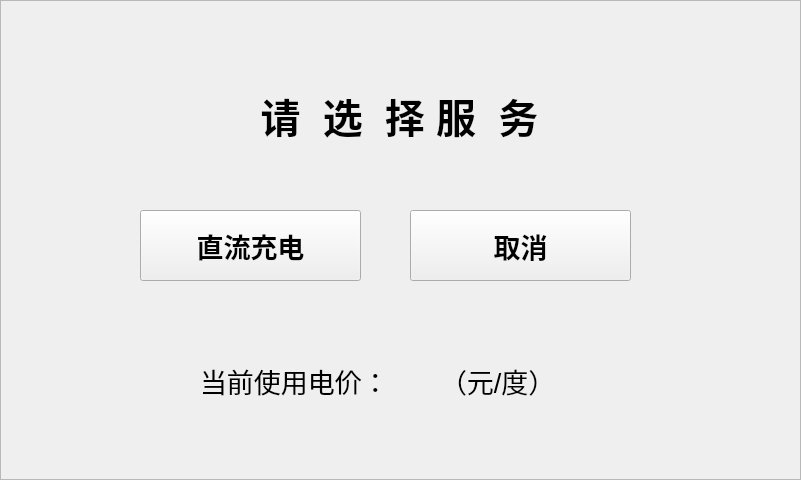
<?xml version="1.0" encoding="UTF-8"?>
<ui version="4.0">
 <class>p24_service_choose_dialog</class>
 <widget class="QDialog" name="p24_service_choose_dialog">
  <property name="geometry">
   <rect>
    <x>0</x>
    <y>0</y>
    <width>801</width>
    <height>480</height>
   </rect>
  </property>
  <property name="windowTitle">
   <string>Dialog</string>
  </property>
  <widget class="QFrame" name="frame_service">
   <property name="geometry">
    <rect>
     <x>0</x>
     <y>0</y>
     <width>801</width>
     <height>480</height>
    </rect>
   </property>
   <property name="styleSheet">
    <string notr="true">background-image: url(:/new/prefix/pic_resource/interface/interface_05.png);</string>
   </property>
   <property name="frameShape">
    <enum>QFrame::StyledPanel</enum>
   </property>
   <property name="frameShadow">
    <enum>QFrame::Raised</enum>
   </property>
   <widget class="QLabel" name="label_title">
    <property name="geometry">
     <rect>
      <x>80</x>
      <y>90</y>
      <width>661</width>
      <height>51</height>
     </rect>
    </property>
    <property name="font">
     <font>
      <family>Ubuntu</family>
      <pointsize>30</pointsize>
      <weight>75</weight>
      <italic>false</italic>
      <bold>true</bold>
      <kerning>true</kerning>
     </font>
    </property>
    <property name="styleSheet">
     <string notr="true">background-image: url(:/background/qrc/background/mainlab_phonenum.png);</string>
    </property>
    <property name="text">
     <string>请  选  择 服  务  </string>
    </property>
    <property name="alignment">
     <set>Qt::AlignCenter</set>
    </property>
   </widget>
   <widget class="QPushButton" name="pbtn_charge">
    <property name="geometry">
     <rect>
      <x>140</x>
      <y>210</y>
      <width>221</width>
      <height>71</height>
     </rect>
    </property>
    <property name="font">
     <font>
      <pointsize>20</pointsize>
      <weight>75</weight>
      <bold>true</bold>
     </font>
    </property>
    <property name="focusPolicy">
     <enum>Qt::NoFocus</enum>
    </property>
    <property name="styleSheet">
     <string notr="true">border-image: url(:/icon/qrc/keyboard-b/btn_bg.png);</string>
    </property>
    <property name="text">
     <string>直流充电</string>
    </property>
   </widget>
   <widget class="QPushButton" name="pbtn_cancel">
    <property name="geometry">
     <rect>
      <x>410</x>
      <y>210</y>
      <width>221</width>
      <height>71</height>
     </rect>
    </property>
    <property name="font">
     <font>
      <pointsize>20</pointsize>
      <weight>75</weight>
      <bold>true</bold>
     </font>
    </property>
    <property name="focusPolicy">
     <enum>Qt::NoFocus</enum>
    </property>
    <property name="styleSheet">
     <string notr="true">border-image: url(:/icon/qrc/keyboard-b/btn_bg.png);</string>
    </property>
    <property name="text">
     <string>取消</string>
    </property>
   </widget>
   <widget class="QLabel" name="label_3">
    <property name="geometry">
     <rect>
      <x>440</x>
      <y>360</y>
      <width>131</width>
      <height>41</height>
     </rect>
    </property>
    <property name="font">
     <font>
      <pointsize>20</pointsize>
     </font>
    </property>
    <property name="styleSheet">
     <string notr="true">background-image: url(:/background/qrc/background/mainlab_phonenum.png);</string>
    </property>
    <property name="text">
     <string>（元/度）</string>
    </property>
   </widget>
   <widget class="QLabel" name="label">
    <property name="geometry">
     <rect>
      <x>200</x>
      <y>360</y>
      <width>181</width>
      <height>41</height>
     </rect>
    </property>
    <property name="font">
     <font>
      <pointsize>20</pointsize>
     </font>
    </property>
    <property name="styleSheet">
     <string notr="true">background-image: url(:/background/qrc/background/mainlab_phonenum.png);</string>
    </property>
    <property name="text">
     <string>当前使用电价：</string>
    </property>
   </widget>
   <widget class="QLabel" name="lbl_money">
    <property name="geometry">
     <rect>
      <x>360</x>
      <y>360</y>
      <width>81</width>
      <height>41</height>
     </rect>
    </property>
    <property name="font">
     <font>
      <pointsize>20</pointsize>
     </font>
    </property>
    <property name="styleSheet">
     <string notr="true">background-image: url(:/background/qrc/background/mainlab_phonenum.png);</string>
    </property>
    <property name="text">
     <string/>
    </property>
   </widget>
   <widget class="QFrame" name="frame_time">
    <property name="geometry">
     <rect>
      <x>470</x>
      <y>30</y>
      <width>311</width>
      <height>30</height>
     </rect>
    </property>
    <property name="styleSheet">
     <string notr="true">background-image: url(:/charway/pic_resource/chargeway/bluebkgd.png);</string>
    </property>
    <property name="frameShape">
     <enum>QFrame::NoFrame</enum>
    </property>
    <property name="frameShadow">
     <enum>QFrame::Raised</enum>
    </property>
    <widget class="QLabel" name="label_net">
     <property name="geometry">
      <rect>
       <x>10</x>
       <y>0</y>
       <width>25</width>
       <height>25</height>
      </rect>
     </property>
     <property name="styleSheet">
      <string notr="true">background-image: url(:/new/prefix/pic_resource/otherwidget/netstat_good.png);</string>
     </property>
     <property name="text">
      <string/>
     </property>
    </widget>
    <widget class="QLabel" name="label_sysdate">
     <property name="geometry">
      <rect>
       <x>50</x>
       <y>5</y>
       <width>131</width>
       <height>22</height>
      </rect>
     </property>
     <property name="palette">
      <palette>
       <active>
        <colorrole role="WindowText">
         <brush brushstyle="SolidPattern">
          <color alpha="255">
           <red>255</red>
           <green>255</green>
           <blue>255</blue>
          </color>
         </brush>
        </colorrole>
        <colorrole role="Text">
         <brush brushstyle="SolidPattern">
          <color alpha="255">
           <red>255</red>
           <green>255</green>
           <blue>255</blue>
          </color>
         </brush>
        </colorrole>
       </active>
       <inactive>
        <colorrole role="WindowText">
         <brush brushstyle="SolidPattern">
          <color alpha="255">
           <red>255</red>
           <green>255</green>
           <blue>255</blue>
          </color>
         </brush>
        </colorrole>
        <colorrole role="Text">
         <brush brushstyle="SolidPattern">
          <color alpha="255">
           <red>255</red>
           <green>255</green>
           <blue>255</blue>
          </color>
         </brush>
        </colorrole>
       </inactive>
       <disabled>
        <colorrole role="WindowText">
         <brush brushstyle="SolidPattern">
          <color alpha="255">
           <red>106</red>
           <green>104</green>
           <blue>100</blue>
          </color>
         </brush>
        </colorrole>
        <colorrole role="Text">
         <brush brushstyle="SolidPattern">
          <color alpha="255">
           <red>106</red>
           <green>104</green>
           <blue>100</blue>
          </color>
         </brush>
        </colorrole>
       </disabled>
      </palette>
     </property>
     <property name="font">
      <font>
       <pointsize>22</pointsize>
       <weight>50</weight>
       <bold>false</bold>
      </font>
     </property>
     <property name="styleSheet">
      <string notr="true">background-image: url(:/background/qrc/background/mainlab_phonenum.png);</string>
     </property>
     <property name="text">
      <string/>
     </property>
    </widget>
    <widget class="QLabel" name="label_systime">
     <property name="geometry">
      <rect>
       <x>190</x>
       <y>5</y>
       <width>110</width>
       <height>22</height>
      </rect>
     </property>
     <property name="palette">
      <palette>
       <active>
        <colorrole role="WindowText">
         <brush brushstyle="SolidPattern">
          <color alpha="255">
           <red>255</red>
           <green>255</green>
           <blue>255</blue>
          </color>
         </brush>
        </colorrole>
        <colorrole role="Text">
         <brush brushstyle="SolidPattern">
          <color alpha="255">
           <red>255</red>
           <green>255</green>
           <blue>255</blue>
          </color>
         </brush>
        </colorrole>
       </active>
       <inactive>
        <colorrole role="WindowText">
         <brush brushstyle="SolidPattern">
          <color alpha="255">
           <red>255</red>
           <green>255</green>
           <blue>255</blue>
          </color>
         </brush>
        </colorrole>
        <colorrole role="Text">
         <brush brushstyle="SolidPattern">
          <color alpha="255">
           <red>255</red>
           <green>255</green>
           <blue>255</blue>
          </color>
         </brush>
        </colorrole>
       </inactive>
       <disabled>
        <colorrole role="WindowText">
         <brush brushstyle="SolidPattern">
          <color alpha="255">
           <red>106</red>
           <green>104</green>
           <blue>100</blue>
          </color>
         </brush>
        </colorrole>
        <colorrole role="Text">
         <brush brushstyle="SolidPattern">
          <color alpha="255">
           <red>106</red>
           <green>104</green>
           <blue>100</blue>
          </color>
         </brush>
        </colorrole>
       </disabled>
      </palette>
     </property>
     <property name="font">
      <font>
       <pointsize>22</pointsize>
       <weight>50</weight>
       <bold>false</bold>
      </font>
     </property>
     <property name="styleSheet">
      <string notr="true">background-image: url(:/background/qrc/background/mainlab_phonenum.png);</string>
     </property>
     <property name="text">
      <string/>
     </property>
    </widget>
   </widget>
  </widget>
 </widget>
 <resources/>
 <connections/>
</ui>
